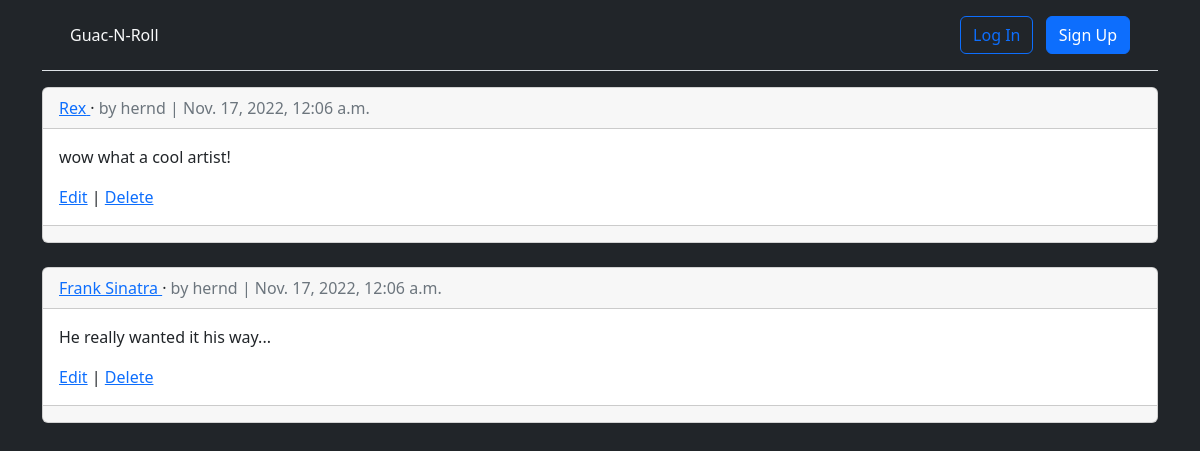
/articles/, run on an earlier commit of the app's database.
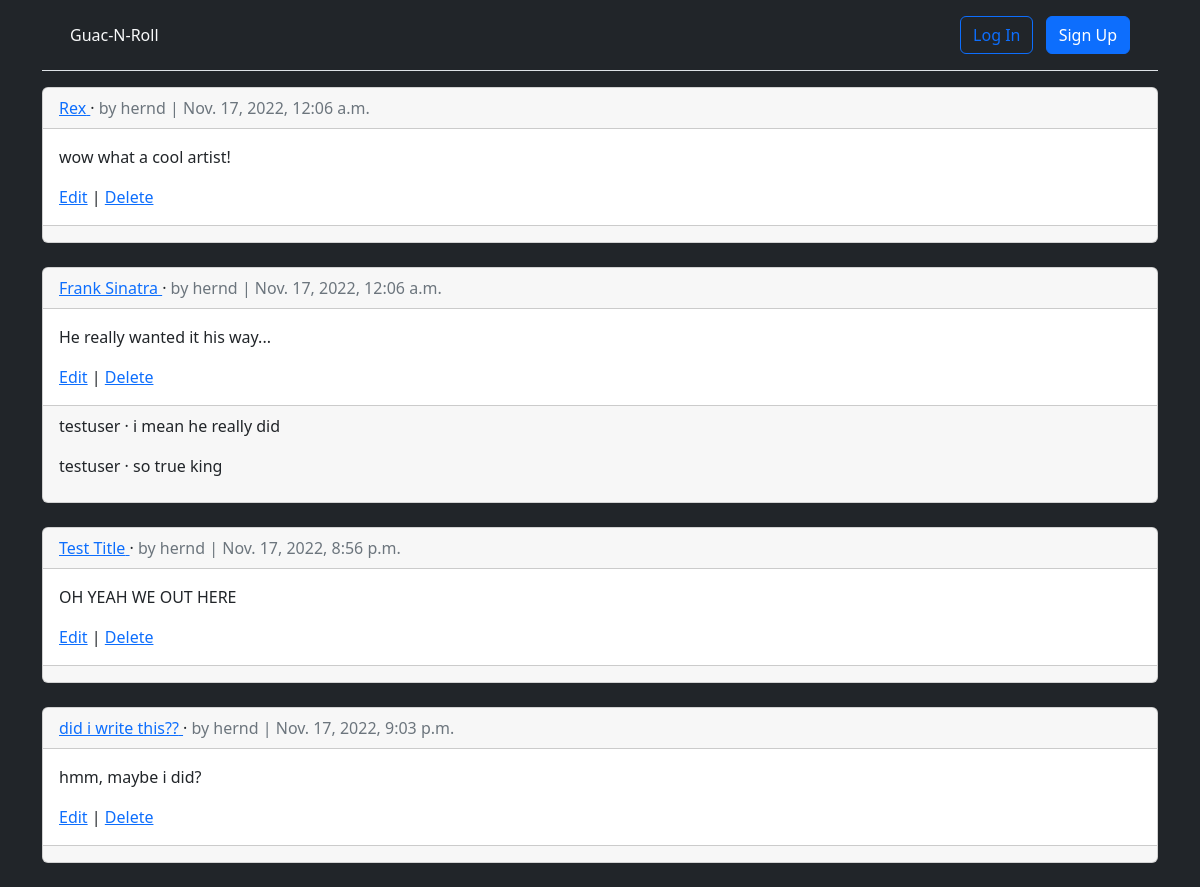
And on a later commit of the database.
### articles/models.py (models this page shows, shortened)
class Article(models.Model):
    title = models.CharField(max_length=255)
    body = models.TextField()
    date = models.DateTimeField(auto_now_add=True)
    author = models.ForeignKey(
        settings.AUTH_USER_MODEL,
        on_delete=models.CASCADE,
    )

class Comment(models.Model): # new
    article = models.ForeignKey(Article, on_delete=models.CASCADE)
    comment = models.CharField(max_length=140)
    author = models.ForeignKey(
        settings.AUTH_USER_MODEL,
        on_delete=models.CASCADE,
    )
    def __str__(self):
        return self.comment

### accounts/models.py (models this page shows)
class CustomUser(AbstractUser):
    age = models.PositiveIntegerField(null=True, blank=True)

### articles/views.py (the view)
class ArticleListView(ListView):
    model = Article
    template_name = "article_list.html"

### templates/article_list.html (shortened to what this page needs)
{% extends "base.html" %}
{% block content %}
{% for article in article_list %}
<div class="card">
    <div class="card-header">
        <a href="{% url 'article_detail' article.pk %}">
            <span class="font-weight-bold">{{ article.title }}</span>
        </a>
        &middot;
        <span class="text-muted">by {{ article.author }} | {{ article.date }}</span>
    </div>
    <div class="card-body">
        <p>{{ article.body }}</p>
        <a href="{% url 'article_edit' article.pk %}">Edit</a> |
        <a href="{% url 'article_delete' article.pk %}">Delete</a>
    </div>
    <div class="card-footer">
    {% for comment in article.comment_set.all %}
    <p>
        <span class="font-weight-bold">
            {{ comment.author }} &middot;
        </span>
        {{ comment }}
    </p>
    {% endfor %}
    </div>
</div>
<br />
{% endfor %}
{% endblock content %}

### templates/base.html (shortened to what this page needs)
<!DOCTYPE html>
<html lang="en">
<head>
    <link href="https://cdn.jsdelivr.net/npm/bootstrap@5.2.2/dist/css/bootstrap.min.css" rel="stylesheet">
</head>
    <body class="bg-dark">
        <div class="container">
            <header class="p-3 mb-3 border-bottom">
                <div class="container">
                    <div class="d-flex flex-wrap align-items-center justify-content-center justify-content-lg-start">
                        <a class="navbar-brand text-light" href="{% url 'home' %}">Guac-N-Roll</a>
                        {% if user.is_authenticated %}
                            <li><a href="{% url 'article_new' %}" class="nav-link px-2 link-info">+ New</a></li>
                        </ul>
                        <div class="dropdown text-end">
                            <a href="#" class="d-block link-light text-decoration-none dropdown-toggle" id="dropdownUser1" data-bs-toggle="dropdown" aria-expanded="false">
                            {{ user.username }}
                            </a>
                            <ul class="dropdown-menu text-small" aria-labelledby="dropdownUser1">
                                <li><a class="dropdown-item" href="{% url 'password_change'%}"> Change password</a></li>
                                <li><a class="dropdown-item" href="{% url 'logout' %}">Log Out</a></li>
                            </ul>
                        </div>
                        {% else %}
                        <div class="text-end">
                            <a href="{% url 'login' %}" class="btn btn-outline-primary me-2"> Log In</a>
                            <a href="{% url 'signup' %}" class="btn btn-primary">Sign Up</a>
                        </div>
                        {% endif %}
                    </div>
                </div>
            </header>
        <main>
            {% block content %}
            {% endblock content %}
        </main>
    </div>
    </body>
</html>

What changed in the data, as far as the page shows it:
added Comment: author "testuser", comment "i mean he really did", shown under Article "Frank Sinatra"
added Comment: author "testuser", comment "so true king", shown under Article "Frank Sinatra"
added Article: title "Test Title", author "hernd", date "Nov. 17, 2022, 8:56 p.m.", body "OH YEAH WE OUT HERE"
added Article: title "did i write this??", author "hernd", date "Nov. 17, 2022, 9:03 p.m.", body "hmm, maybe i did?"
